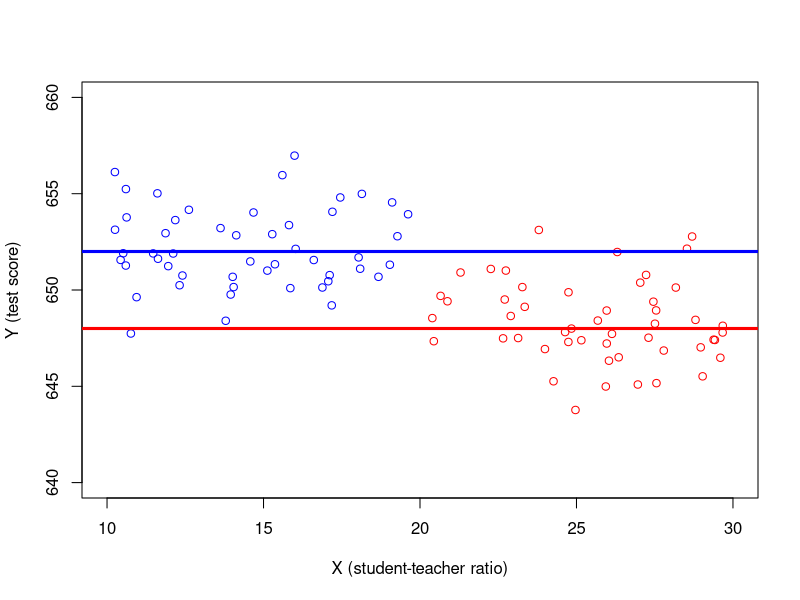
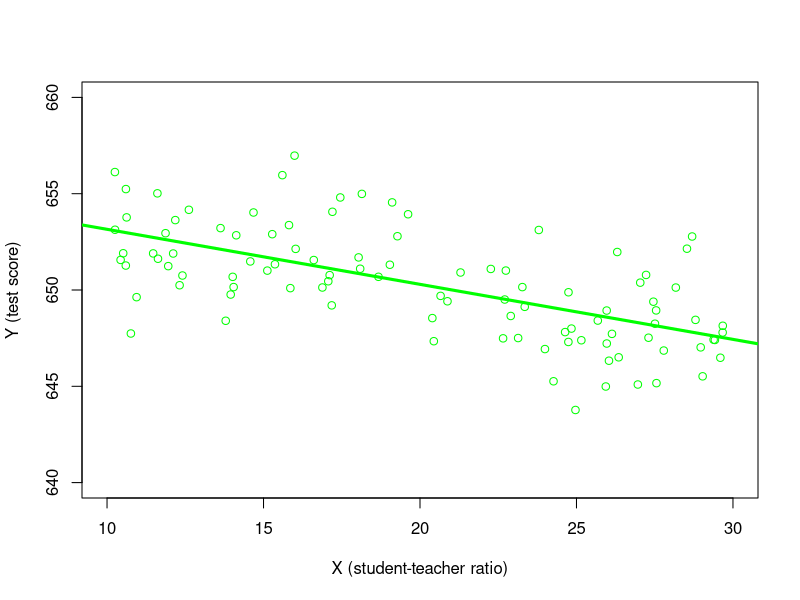
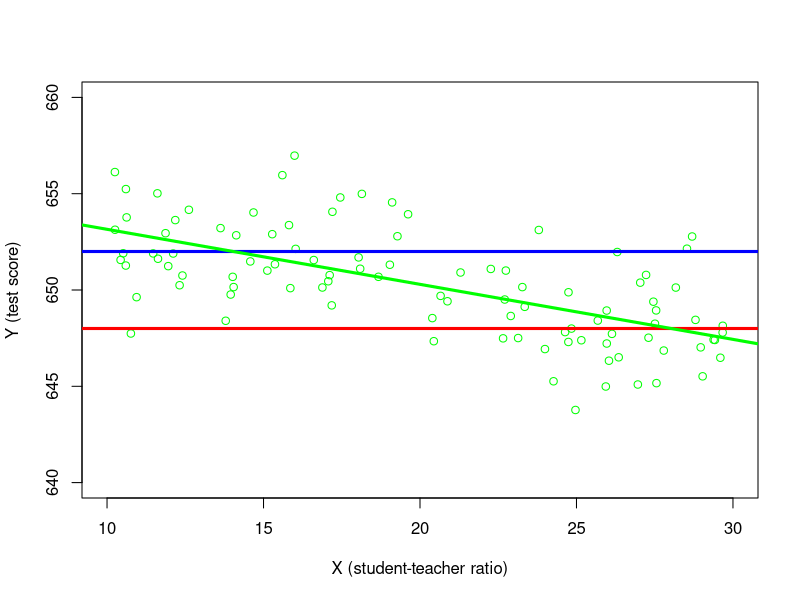

The R script that drew these images, in order:
## ---- chunk 1
library(AER) # include Applied Econometrics with R package; contains many datasets
data(CASchools) # Load CASchools data
# Generate a couple of useful variables
CASchools$STR <- CASchools$students/CASchools$teachers  # Student-teacher ratio
CASchools$Score <- (CASchools$read + CASchools$math)/2  # Student test score
## ---- chunk 2
# set a seed to make the results reproducible
set.seed(456457)
# simulate the data 
X <- runif(50, min = 10, max = 20)
u <- 0*X+rnorm(50, mean = 2, sd = 2)
Y <- 650 + 0*X + u
simdat1 <- data.frame(Y,X,u)
X <- runif(50, min = 20, max = 30)
u <- 0*X+rnorm(50, mean = -2, sd = 2)
Y <- 650 + 0*X + u
simdat2 <- data.frame(Y,X,u)
simdat <- rbind(simdat1,simdat2)
# Compute OLS estimates on pooled data (group 1 and group 2)
lm <- lm(Y ~ X, data = simdat)
# Scatter plot X vs Y, split by u-groups
plot(simdat1$X,simdat1$Y, # Data points, group 1 (small X)
     col = "blue", # Color of data points
     xlab = "X (student-teacher ratio)",  # Label on x-axis
     ylab = "Y (test score)",   # Label on y-axis
     xlim = c(10, 30),  # Range of x-axis (from 10 to 30)
     ylim = c(640,660)) # Range of y-axis (from 640 to 660)
points(simdat2$X,simdat2$Y, # Data points, group 2 (large X)
       col = "red") # Color of data points
abline(648,0, # Population regression line, small X
       col = "red", # Color of population regression line, small X
       lwd = 3) # Set linewidth
abline(652,0, # Population regression line, large X
       col = "blue", # Color of population regression line, large X
       lwd = 3) # Set linewidth
## ---- chunk 3
# Scatter plot X vs Y, pooled groups
plot(simdat$X,simdat$Y, # Data points, pooled groups
     col = "green", # Color of data points
     xlab = "X (student-teacher ratio)",  # Label on x-axis
     ylab = "Y (test score)",   # Label on y-axis
     xlim = c(10, 30),  # Range of x-axis (from 10 to 30)
     ylim = c(640,660)) # Range of y-axis (from 640 to 660)
# Add sample regression function
abline(lm, # Sample regression function in lm
       col = "green", # Plot in green
       lwd = 3) # Set linewidth 
## ---- chunk 4
# Scatter plot X vs Y, pooled groups
plot(simdat$X,simdat$Y, # Data points, pooled groups
     col = "green", # Color of data points
     xlab = "X (student-teacher ratio)",  # Label on x-axis
     ylab = "Y (test score)",   # Label on y-axis
     xlim = c(10, 30),  # Range of x-axis (from 10 to 30)
     ylim = c(640,660)) # Range of y-axis (from 640 to 660)
abline(648,0, # Population regression line, small X
       col = "red", # Color of population regression line, small X
       lwd = 3) # Set linewidth
abline(652,0, # Population regression line, large X
       col = "blue", # Color of population regression line, large X
       lwd = 3) # Set linewidth
# Add sample regression function
abline(lm, # Sample regression function in lm
       col = "green", # Plot in green
       lwd = 3) # Set linewidth 
